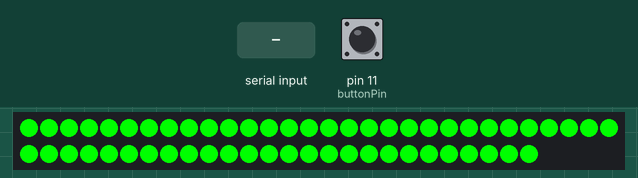
Simulated run of this sketch. Board: Arduino Uno, built with avr-gcc and run on an emulated ATmega328P. On the bench: 56 RGB LEDs in strip order, left to right, continuing on the next row. The test bench sets the inputs (shaded band); at power-on: pin 11 (buttonPin) HIGH. Dim RGB values are drawn brighter than linear.

Above: at 0.9 s.
2.1 s: "30,150," received over Serial
At 3.9 s:
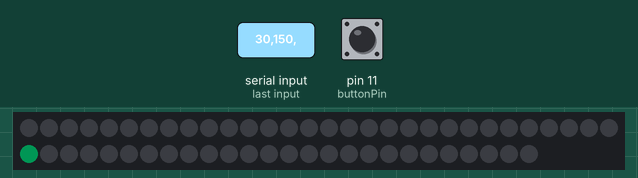
Timing chart, 0 to 5.4 s (numbered marks = the images above; inputs shaded):
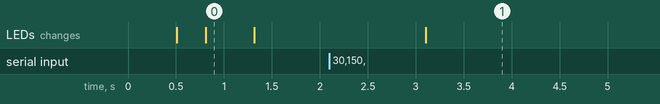

The sketch:

Lightup_Lego2.ino
```cpp
#include <Adafruit_NeoPixel.h>
#ifdef __AVR__
#include <avr/power.h>
#endif

// Which pin on the Arduino is connected to the NeoPixels?
// On a Trinket or Gemma we suggest changing this to 1
#define PIN  9

// How many NeoPixels are attached to the Arduino?
#define NUMPIXELS    56
const int NUMCELLS   =  32;
Adafruit_NeoPixel strip = Adafruit_NeoPixel(NUMPIXELS, PIN, NEO_GRB + NEO_KHZ800);

boolean pSerialConnected, serialConnected, pBState, bState;
int steps, loadingIndex, preset = 0, loadingInterval = 60;
long timer, adjustHueTimer;
const int columns = 16, rows = 16;
const int buttonPin = 11;
uint32_t coord[columns][rows];
String textData = "";

void setup() {
  // This is for Trinket 5V 16MHz, you can remove these three lines if you are not using a Trinket
#if defined (__AVR_ATtiny85__)
  if (F_CPU == 16000000) clock_prescale_set(clock_div_1);
#endif
  // End of trinket special code

  strip.begin(); // This initializes the NeoPixel library.
  /* coord[2][2] = strip.Color(150, 0, 0);
    coord[3][3] = strip.Color(0, 0, 150);
    coord[4][4] = strip.Color(150, 0, 150);
    coord[5][4] = strip.Color(20, 0, 20);
    coord[5][5] = strip.Color(0, 0, 30);
    coord[6][5] = strip.Color(0, 0, 150);
    coord[6][6] = strip.Color(10, 10, 0);
    coord[7][6] = strip.Color(150, 150, 0);
    coord[8][6] = strip.Color(200, 60, 0);
    coord[12][4] = strip.Color(0, 150, 0);*/
  //Serial.setTimeout(500);
  // Serial.begin(19200);
  Serial.begin(38400);

  /*String c="0xFF998800";
    delay(1000);
    Serial.println("yo");*/

  //Serial.println(toHex(c));

  while (!Serial) {
    waitAndListenAnim();
  }
  comfirmAnim();
  pinMode(buttonPin, INPUT_PULLUP);

  /* pinMode(6, OUTPUT);
    pinMode(5, OUTPUT);
    digitalWrite(5, HIGH);
    digitalWrite(6, HIGH);*/
}

void loop() {
  checkForPreset();

  if (!Serial) serialConnected = false;
  else serialConnected = true;
  if (Serial.available() > 0) {


    String index  = Serial.readStringUntil(',');
    String color  = Serial.readStringUntil('\0');
    //String color = Serial.readStringUntil(',');
    // strip.setPixelColor(index.toInt(), int(0xFF998800)); // textdata
    char array[10];
    color.toCharArray(array, 10);
    strip.setPixelColor(index.toInt(), hex2int(array)); // textdata
    //strip.setPixelColor(index.toInt(), 0xFF998800); // textdata
    strip.show();
    //delay(100);

    /*textData = Serial.readStringUntil(' ');
      if (textData.length() > 1) {
      String q[] = splitTokens(textData, ':');
      strip.setPixelColor(0, strip.Color(0, 0, 255)); // textdata
      strip.show();
      delay(100);
      }*/


    /*if (textData.length()> 1) {
      strip.setPixelColor(0, strip.Color(0, 0, 255)); // textdata
      strip.show();
      delay(100);
      } else {
      int inByte = Serial.read();
      strip.setPixelColor(inByte, strip.Color(255, 255, 255)); // Moderately bright green color.
      strip.show();
      delay(100);
      }*/
  }
  /*
    steps++;
    delay(300);
    for (int i = 0; i < NUMPIXELS; i++) {
      strip. setPixelColor(i, coord[i][steps]); // Moderately bright green color.
    }
    strip.show();
    steps = steps % (columns - 1);

  */
  if (!serialConnected && pSerialConnected) {
    disconnectAnim();
    while (!Serial) {
      waitAndListenAnim();
    }
  }
  if (serialConnected  && !pSerialConnected) {
    comfirmAnim();
  }
  pSerialConnected = serialConnected;
}

void disconnectAnim() {
  for (int i = 0; i < NUMPIXELS; i++) {
    strip. setPixelColor(i, strip.Color(255, 0, 0));
  }
  strip.show();
  delay(500);
  for (int i = 0; i < NUMPIXELS; i++) {
    strip. setPixelColor(i, strip.Color(0, 0, 0));
  }
  strip.show();
  delay(300);

}

void comfirmAnim() {
  for (int i = 0; i < NUMPIXELS; i++) {
    strip. setPixelColor(i, strip.Color(0, 255, 0));
  }
  strip.show();
  delay(500);
  for (int i = 0; i < NUMPIXELS; i++) {
    strip. setPixelColor(i, strip.Color(0, 0, 0));
  }
  strip.show();
  delay(300);
}

void waitAndListenAnim() {
  //checkForPreset();
  if (timer + loadingInterval < millis()) {
    timer = millis();
    if (loadingIndex <= 56)loadingIndex++; else loadingIndex = 0;
    for (int i = 0; i < 56; i++) {
      if (loadingIndex == i) strip.setPixelColor(i, strip.Color(100, 100, 100)); // white
      else strip.setPixelColor(i, strip.Color(0, 0, 0)); // black
    }
    strip.show();
  }
}

unsigned int toHex(String x) {
  unsigned int y = 0;
  for (int i = 0; i < x.length(); i++) {
    char c = x.charAt(i);
    if (c < '0' || c > '9') break;
    y *= 10;
    y += (c - '0');
  }
  return y;
}

uint32_t hex2int(char *hex) {
  uint32_t val = 0;
  while (*hex) {
    // get current character then increment
    uint8_t byte = *hex++;
    // transform hex character to the 4bit equivalent number, using the ascii table indexes
    if (byte >= '0' && byte <= '9') byte = byte - '0';
    else if (byte >= 'a' && byte <= 'f') byte = byte - 'a' + 10;
    else if (byte >= 'A' && byte <= 'F') byte = byte - 'A' + 10;
    // shift 4 to make space for new digit, and add the 4 bits of the new digit
    val = (val << 4) | (byte & 0xF);
  }
  return val;
}

void checkForPreset() {
  bState = digitalRead(buttonPin);
  if (adjustHueTimer + 1000 < millis() && bState && !pBState) {
    adjustHueTimer = millis();
    delay(65);
    if (preset > 10) {
      preset = 0;
    }
    else {
      preset++;
    }
    for (int i = 41; i < 56; i++) {
      switch (preset) {
        case 0:
          strip.setPixelColor(i, strip.Color(255, 0, 0));
          break;
        case 1:
          strip.setPixelColor(i, strip.Color(255, 255, 0));
          break;
        case 2:
          strip.setPixelColor(i, strip.Color(0, 255, 0));
          break;
        case 3:
          strip.setPixelColor(i, strip.Color(0, 250, 240));
          break;
        case 4:
          strip.setPixelColor(i, strip.Color(0, 0, 255));
          break;
        case 5:
          strip.setPixelColor(i, strip.Color(255, 0, 255));
          break;
        case 6:
          strip.setPixelColor(i, strip.Color(240, 240, 240));
          break;
        case 7:
          strip.setPixelColor(i, strip.Color(100, 100, 100));
          break;
        case 8:
          strip.setPixelColor(i, strip.Color(50, 50, 50));
          break;
        case 9:
          strip.setPixelColor(i, strip.Color(10, 10, 10));
          break;
        case 10:
          strip.setPixelColor(i, strip.Color(0, 0, 0));
          break;
      }
      delay(15);
    }
    //strip.show();

    //Serial.println("change Ambient Color");
  }
  pBState = bState;

}
```

Measured:
- after the input at 2.1 s, the LEDs: change after 1.0 s (image 1)
- what the display in image 0 shows lasts 0.5 s, from 0.8 s to 1.3 s
